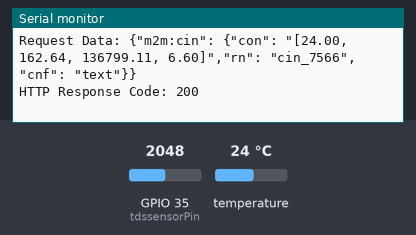
Simulated run of this sketch. Board: ESP32. Shown: the last lines printed to the serial monitor. Inputs (shaded band) come from the test bench; at power-on: temperature 24 °C, GPIO 35 (tdssensorPin) = 2048. WiFi joins after 1.5 s; servers stay silent unless stated; uploads are accepted with an empty reply.

Above: at 8.0 s.
8.1 s: temperature set to 12 °C
At 8.4 s:
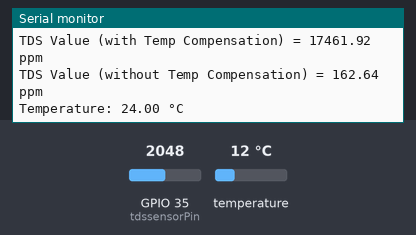
15.1 s: GPIO 35 (tdssensorPin) set to 2866
At 16.2 s:
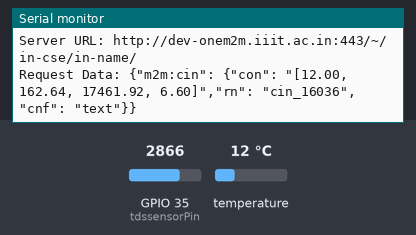
22.1 s: temperature set to 19 °C
At 30.5 s:
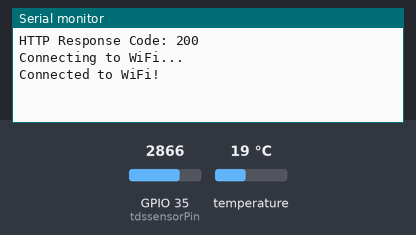
31.5 s: GPIO 35 (tdssensorPin) set to 3603
At 32.8 s:
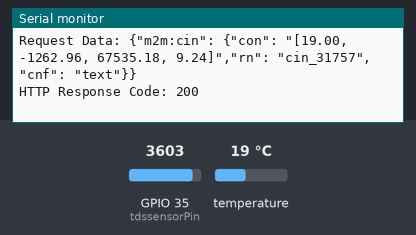
Timing chart, 0 to 34.5 s (numbered marks = the images above; inputs shaded):
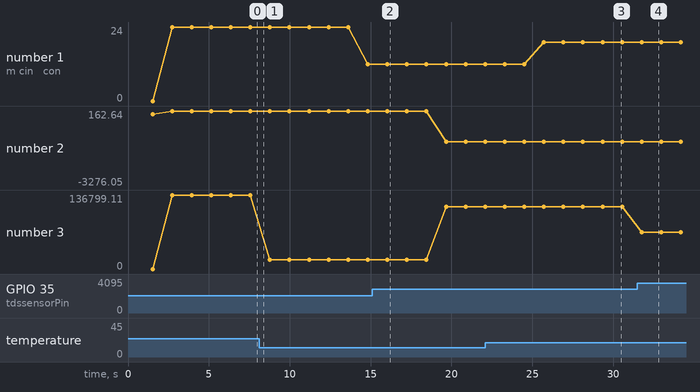

The sketch:

tds_temp_onem2m_rtos.ino
```cpp
#include <WiFi.h>
#include "OneWire.h"
#include "DallasTemperature.h"
#include <HTTPClient.h>
#include "freertos/FreeRTOS.h"
#include "freertos/task.h"
#include "freertos/semphr.h"

// WiFi credentials
// const char* ssid = "SCRC_LAB_IOT";
// const char* password = "Scrciiith@123";

const char* ssid = "esw-m19@iiith";
const char* password = "e5W-eMai@3!20hOct";

// Sensor initialization
OneWire oneWire(27);
DallasTemperature tempSensor(&oneWire);
#define tdssensorPin 35

// Task parameters
#define STACK_SIZE 2048
#define WIFI_RETRY_DELAY 30000

// Sensor variables
int tdssensorValue = 0;
float tdsValue = 0;
float Voltage = 0;
float Temp = 0;
float tdsValueWithoutTemp = 0;

// WiFi and HTTP client
WiFiClient client;
HTTPClient http;

// OneM2M connection information
#define CSE_IP "dev-onem2m.iiit.ac.in"
#define CSE_PORT 443
#define OM2M_ORGIN "wdmon@20:gpod@llk4"
#define OM2M_MN "/~/in-cse/in-name/"
#define OM2M_AE "AE-WM/WM-WD"
#define OM2M_DATA_CONT "WM-WD-VN00-00/Data"

// Task handles
TaskHandle_t wifiTaskHandle;
TaskHandle_t sensorTaskHandle;
TaskHandle_t postTaskHandle;

// Semaphore for data synchronization
SemaphoreHandle_t xDataMutex;


// Shared sensor data structure
struct SensorData {
    float temp;
    float tds;
    float tdsWithoutTemp;
};

SensorData sensorData;

// WiFi connection task
void vTaskWiFiConnection(void* pvParameters) {
    WiFi.begin(ssid, password);
    while (WiFi.status() != WL_CONNECTED) {
        vTaskDelay(WIFI_RETRY_DELAY / portTICK_PERIOD_MS);
        Serial.println("Connecting to WiFi...");
    }
    Serial.println("Connected to WiFi!");

    vTaskSuspend(NULL);  // Suspend the task once WiFi is connected
}

// Sensor reading task
void vTaskReadSensors(void* pvParameters) {
    while (true) {
        // Read sensor data
        tdssensorValue = analogRead(tdssensorPin);
        Voltage = tdssensorValue * 3.3 / 1024.0;

        float compensationCoefficient = 1.0 + 0.02 * (Temp - 25.0);
        float compensationVoltage = Voltage / compensationCoefficient;
        tdsValue = (133.42 * compensationVoltage * compensationVoltage * compensationVoltage
            - 255.86 * compensationVoltage * compensationVoltage
            + 857.39 * compensationVoltage) * 0.5;

        float compensationCoefficientWithoutTemp = 1.0 + 0.02 * (25.0 - 25.0);
        float compensationVoltageWithoutTemp = Voltage / compensationCoefficientWithoutTemp;
        tdsValueWithoutTemp = (133.42 * compensationVoltageWithoutTemp * compensationVoltageWithoutTemp
            - 255.86 * compensationVoltageWithoutTemp * compensationVoltageWithoutTemp
            + 857.39 * compensationVoltageWithoutTemp) * 0.5;

        tempSensor.requestTemperaturesByIndex(0);
        Temp = tempSensor.getTempCByIndex(0);

        Serial.print("TDS Value (with Temp Compensation) = ");
        Serial.print(tdsValue);
        Serial.println(" ppm");

        Serial.print("TDS Value (without Temp Compensation) = ");
        Serial.print(tdsValueWithoutTemp);
        Serial.println(" ppm");

        Serial.print("Temperature: ");
        Serial.print(Temp);
        Serial.println(" °C");

        // Update shared data structure with mutex
        if (xSemaphoreTake(xDataMutex, (TickType_t)10) == pdTRUE) {
            sensorData.temp = Temp;
            sensorData.tds = tdsValue;
            sensorData.tdsWithoutTemp = tdsValueWithoutTemp;
            xSemaphoreGive(xDataMutex);
        }

        vTaskDelay(5000 / portTICK_PERIOD_MS);  // Wait before next reading
    }
}

// Task for posting data to server
void vTaskPostData(void* pvParameters) {
    while (true) {
        if (WiFi.status() == WL_CONNECTED) {
            // Get shared sensor data with mutex
            if (xSemaphoreTake(xDataMutex, (TickType_t)10) == pdTRUE) {
                SensorData data = sensorData;
                xSemaphoreGive(xDataMutex);

                // Construct the HTTP POST request data
                String dataString = "[" + String(data.temp) + ", " + String(data.tdsWithoutTemp) + ", " + String(data.tds) + ", " + String(Voltage) + "]";

                String server = "http://" + String(CSE_IP) + ":" + String(CSE_PORT) + String(OM2M_MN);
                http.begin(client, server + OM2M_AE + "/" + OM2M_DATA_CONT);
                http.addHeader("X-M2M-Origin", OM2M_ORGIN);
                http.addHeader("Content-Type", "application/json;ty=4");

                String req_data = String() + "{\"m2m:cin\": {"
                    + "\"con\": \"" + dataString + "\","
                    + "\"rn\": \"" + "cin_" + String(millis()) + "\","
                    + "\"cnf\": \"text\""
                    + "}}";

                Serial.println("Server URL: " + server);
                Serial.println("Request Data: " + req_data);

                int responseCode = http.POST(req_data);
                Serial.println("HTTP Response Code: " + String(responseCode));
                http.end();

                vTaskDelay(1000 / portTICK_PERIOD_MS);  // Delay after POST request
            }
        }
        else {
            Serial.println("WiFi Disconnected. Attempting to reconnect...");
            vTaskResume(wifiTaskHandle);  // Resume WiFi connection task
        }
    }
}

// Setup function to create tasks
void setup() {
    Serial.begin(115200);
    tempSensor.begin();

    // Create the semaphore
    xDataMutex = xSemaphoreCreateMutex();

    // Create tasks for WiFi, sensor reading, and data posting
    xTaskCreate(vTaskWiFiConnection, "WiFiConnection", STACK_SIZE, NULL, 2, &wifiTaskHandle);
    xTaskCreate(vTaskReadSensors, "ReadSensors", STACK_SIZE, NULL, 1, &sensorTaskHandle);
    xTaskCreate(vTaskPostData, "PostData", STACK_SIZE, NULL, 1, &postTaskHandle);
}

// Empty loop since tasks manage concurrency
void loop() {
    // In FreeRTOS, tasks manage concurrency, so the loop can remain empty
}
```

Measured:
- after the input at 22.1 s, the serial monitor: prints a new line after 3.3 s (image 3)
- plotted number 1: 24 → 12 after the input at 8.1 s, 12 → 19 after the input at 22.1 s
- plotted number 2: 162.64 → -1262.96 after the input at 15.1 s, -1262.96 → -3276.05 after the input at 31.5 s
- plotted number 3: 17461.92 → 115129.33 after the input at 15.1 s, 115129.33 → 136626.2 after the input at 31.5 s
